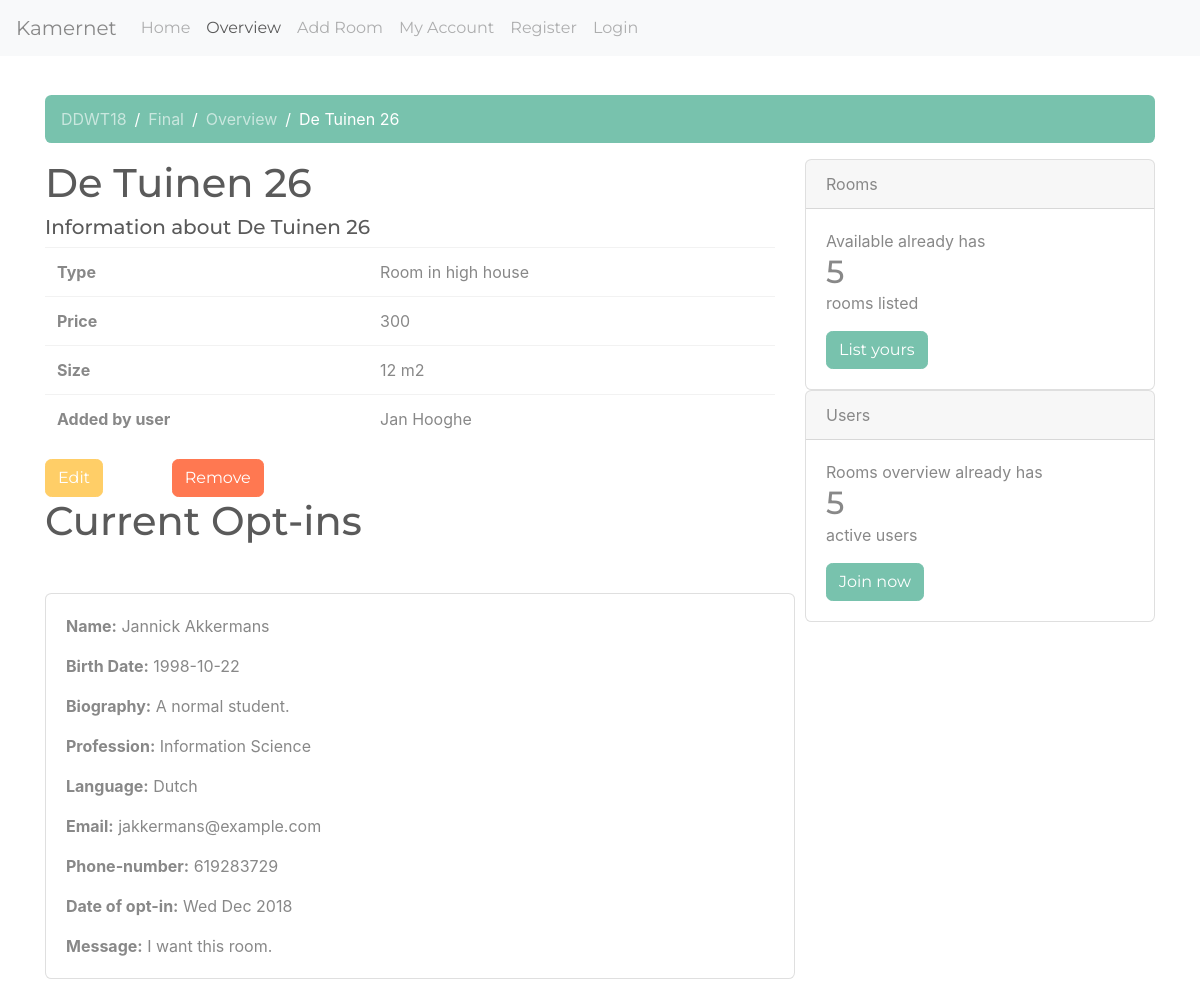
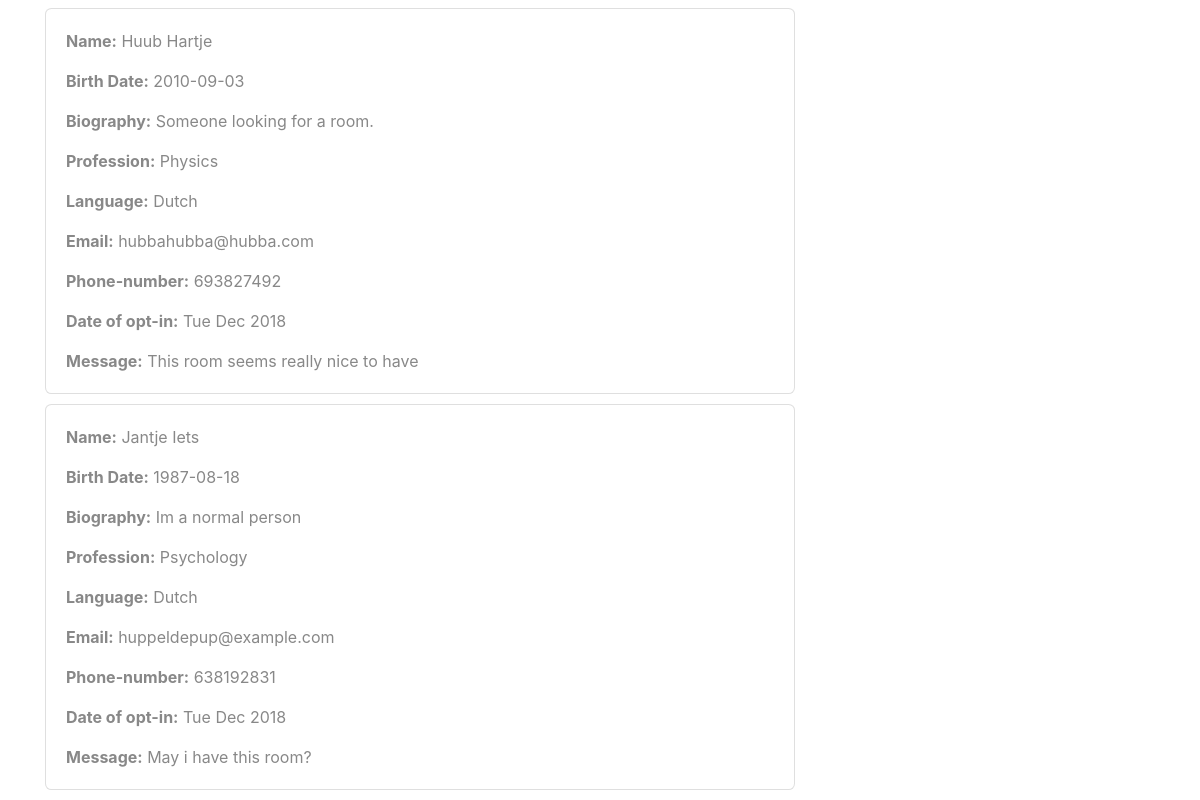
Page /DDWT18/final/room/?room_id=1 (signed in) on the committed database (2 pictures, top to bottom).
### tables this page shows
CREATE TABLE `rooms` (
  `id` int(11) NOT NULL,
  `address` varchar(255) NOT NULL,
  `city` VARCHAR(255) NOT NULL,
  `type` varchar(255) NOT NULL,
  `price` int(3) NOT NULL,
  `size` int(3) NOT NULL,
  `owner` int(11) NOT NULL
);

CREATE TABLE `users` (
  `id` int(11) NOT NULL,
  `username` varchar(255) NOT NULL,
  `password` varchar(255) NOT NULL,
  `full_name` varchar(255) NOT NULL,
  `birth_date` date NOT NULL,
  `role` int(11) NOT NULL,
  `biography` varchar(255) NOT NULL,
  `profession` varchar(255) NOT NULL,
  `language` varchar(255) NOT NULL,
  `email` varchar(255) NOT NULL,
  `phonenumber` int(11) NOT NULL
);

CREATE TABLE `optins` (
  `roomid` int(11) NOT NULL,
  `userid` int(11) NOT NULL,
  `date` varchar(255) NOT NULL,
  `message` varchar(255) NOT NULL
);

### model.php (the view, shortened to what this page needs)
<?php
function na($url, $active){
    return [$url, $active];
}
function get_breadcrumbs($breadcrumbs) {
    $breadcrumbs_exp = '
    <nav aria-label="breadcrumb">
    <ol class="breadcrumb">';
    foreach ($breadcrumbs as $name => $info) {
        if ($info[1]){
            $breadcrumbs_exp .= '<li class="breadcrumb-item active" aria-current="page">'.$name.'</li>';
        }else{
            $breadcrumbs_exp .= '<li class="breadcrumb-item"><a href="'.$info[0].'">'.$name.'</a></li>';
        }
    }
    $breadcrumbs_exp .= '
    </ol>
    </nav>';
    return $breadcrumbs_exp;
}
function get_navigation($navigation_tpl, $active_id){
    $navigation_exp = '
    <nav class="navbar navbar-expand-lg navbar-light bg-light">
    <a class="navbar-brand">Kamernet</a>
    <button class="navbar-toggler" type="button" data-toggle="collapse" data-target="#navbarSupportedContent" aria-controls="navbarSupportedContent" aria-expanded="false" aria-label="Toggle navigation">
    <span class="navbar-toggler-icon"></span>
    </button>
    <div class="collapse navbar-collapse" id="navbarSupportedContent">
    <ul class="navbar-nav mr-auto">';
    foreach ($navigation_tpl as $name => $info) {
        $nav_info = na($name, $info);
        if ($nav_info[0] == $active_id){
            $navigation_exp .= '<li class="nav-item active">';
            $navigation_exp .= '<a class="nav-link" href="'.$nav_info[1]['url'].'">'.$nav_info[1]['name'].'</a>';
        }else{
            $navigation_exp .= '<li class="nav-item">';
            $navigation_exp .= '<a class="nav-link" href="'.$nav_info[1]['url'].'">'.$nav_info[1]['name'].'</a>';
        }
        $navigation_exp .= '</li>';
    }
    $navigation_exp .= '
    </ul>
    </div>
    </nav>';
    return $navigation_exp;
}
function get_username($pdo, $user_id) {
    $stmt = $pdo->prepare("SELECT full_name FROM users WHERE id=?");
    $stmt->execute([$user_id]);
    $username = $stmt->fetch();
    return $username;
}
function get_roominfo($pdo, $room_id){
    $stmt = $pdo->prepare('SELECT * FROM rooms WHERE id = ?');
    $stmt->execute([$room_id]);
    $room_info = $stmt->fetch();
    $room_info_exp = Array();
    foreach ((array) $room_info as $key => $value){
        $room_info_exp[$key] = htmlspecialchars($value);
    }
    return $room_info_exp;
}
function get_userinfo($pdo, $user_id){
    $stmt = $pdo->prepare('SELECT * FROM users WHERE id = ?');
    $stmt->execute([$user_id]);
    $user_info = $stmt->fetch();
    $user_info_exp = Array();
    foreach ((array) $user_info as $key => $value){
        $user_info_exp[$key] = htmlspecialchars($value);
    }
    return $user_info_exp;
}
function get_user_id(){
    if (isset($_SESSION['user_id'])){
        return $_SESSION['user_id'];
    } else {
        return False;
    }
}
function get_optins_owner($pdo, $roomid){
    $stmt = $pdo->prepare('SELECT * FROM optins WHERE roomid = ?');
    $stmt->execute([$roomid]);
    $optins = $stmt->fetchAll();
    $optins_exp = Array();
    foreach ($optins as $key => $value){
        foreach ($value as $user_key => $user_input) {
            $optins_exp[$key][$user_key] = htmlspecialchars($user_input);
        }
    }
    return $optins_exp;
}
function get_optin_table_owner($optins, $pdo){
    $card_exp = '<div class="card-body"> </div>';
    foreach ($optins as $key => $value) {
        $card_exp .= '<div class="card" id="overview-card" style="width: 750px;">
  <div class="card-body">
    <p class="card-text"><b>Name:</b> '.get_username($pdo,$value['userid'])['full_name'].'</p>
    <p class="card-text"><b>Birth Date:</b> '.get_userinfo($pdo,$value['userid'])['birth_date'].'</p>
    <p class="card-text"><b>Biography:</b> '.get_userinfo($pdo,$value['userid'])['biography'].'</p>
    <p class="card-text"><b>Profession:</b> '.get_userinfo($pdo,$value['userid'])['profession'].'</p>
    <p class="card-text"><b>Language:</b> '.get_userinfo($pdo,$value['userid'])['language'].'</p>
    <p class="card-text"><b>Email:</b> '.get_userinfo($pdo,$value['userid'])['email'].'</p>
    <p class="card-text"><b>Phone-number:</b> '.get_userinfo($pdo,$value['userid'])['phonenumber'].'</p>
    <p class="card-text"><b>Date of opt-in:</b> '.$value['date'].'</p>
    <p class="card-text"><b>Message:</b> '.$value['message'].'</p>
  </div>
</div>
';
    }
    return $card_exp;
}

### views/room.php (shortened to what this page needs)
<!doctype html>
<html lang="en">
<head>
    <link rel="stylesheet" href="/DDWT18/final/css/bootstrap.min.css">
    <link rel="stylesheet" href="/DDWT18/final/css/main.css">
</head>
<body>
<?= $navigation ?>
<div class="container">
    <div class="pd-15">&nbsp</div>
    <?= $breadcrumbs ?>
    <div class="row">
        <div class="col-md-8">
            <h1><?= $page_title ?></h1>
            <h5><?= $page_subtitle ?></h5>
            <table class="table">
                <tbody>
                <tr>
                    <th scope="row">Type</th>
                    <td><?= $room_type ?></td>
                </tr>
                <tr>
                    <th scope="row">Price</th>
                    <td><?= $room_price ?></td>
                </tr>
                <tr>
                    <th scope="row">Size</th>
                    <td><?= $room_size ?> m2</td>
                </tr>
                <tr>
                    <th scope="row">Added by user</th>
                    <td><?= $added_by ?></td>
                </tr>
                </tbody>
            </table>
            <?php if ($display_buttons) {?>
                <div class="row">
                    <div class="col-sm-2">
                        <a href="/DDWT18/final/edit/?room_id=<?= $room_id ?>&user_id=<?= $_GET['room_id']?>" role="button" class="btn btn-warning">Edit</a>
                    </div>
                    <div class="col-sm-2">
                        <form action="/DDWT18/final/remove/" method="POST">
                            <button type="submit" class="btn btn-danger">Remove</button>
                        </form>
                    </div>
                </div>
            <?php }?>
                <?php if($display_optins) {?>
                    <?php if(isset($left_content)){?>
                        <h1>Current Opt-ins</h1>
                        <?php echo $left_content;} ?>
                <?php }?>
        </div>
        <div class="col-md-4">
        </div>
    </div>
</div>
</body>
</html>

### css/main.css (style rules this page uses)
.pd-15 { padding: 15px 0 0 0; }
#overview-card { display: inline-block; margin-right: 10px; margin-bottom: 10px; }

### rows in the picture
rooms: address "De Tuinen 26", address "Information about De Tuinen 26", type "Room in high house", price "300", size "12"
users: full_name "Jan Hooghe"
optins: userid.full_name "Jannick Akkermans", userid.birth_date "1998-10-22", userid.biography "A normal student.", userid.profession "Information Science", userid.language "Dutch", userid.email "jakkermans@example.com", userid.phonenumber "619283729", date "Wed Dec 2018", message "I want this room."
optins: userid.full_name "Huub Hartje", userid.birth_date "2010-09-03", userid.biography "Someone looking for a room.", userid.profession "Physics", userid.language "Dutch", userid.email "hubbahubba@hubba.com", userid.phonenumber "693827492", date "Tue Dec 2018", message "This room seems really nice to have"
optins: userid.full_name "Jantje Iets", userid.birth_date "1987-08-18", userid.biography "Im a normal person", userid.profession "Psychology", userid.language "Dutch", userid.email "huppeldepup@example.com", userid.phonenumber "638192831", date "Tue Dec 2018", message "May i have this room?"

### other values in the picture
$nav_info[1]['name'] "Home"
$nav_info[1]['name'] "Overview"
$nav_info[1]['name'] "Add Room"
$nav_info[1]['name'] "My Account"
$nav_info[1]['name'] "Register"
$nav_info[1]['name'] "Login"
$name "DDWT18"
$name "Final"
$name "Overview"
$name "De Tuinen 26"
$nbr_rooms "5"
$nbr_users "5"
